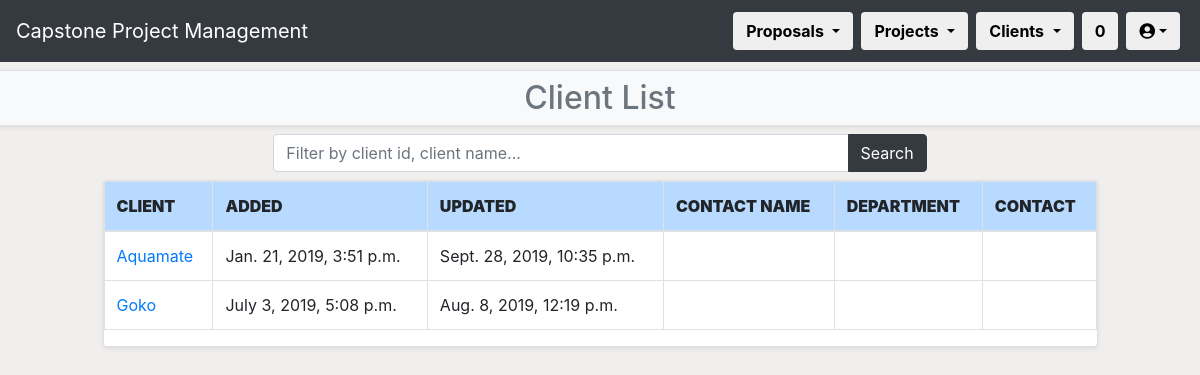
The page /CPPMS/client/client_list/ (signed in) on the database as committed earlier.
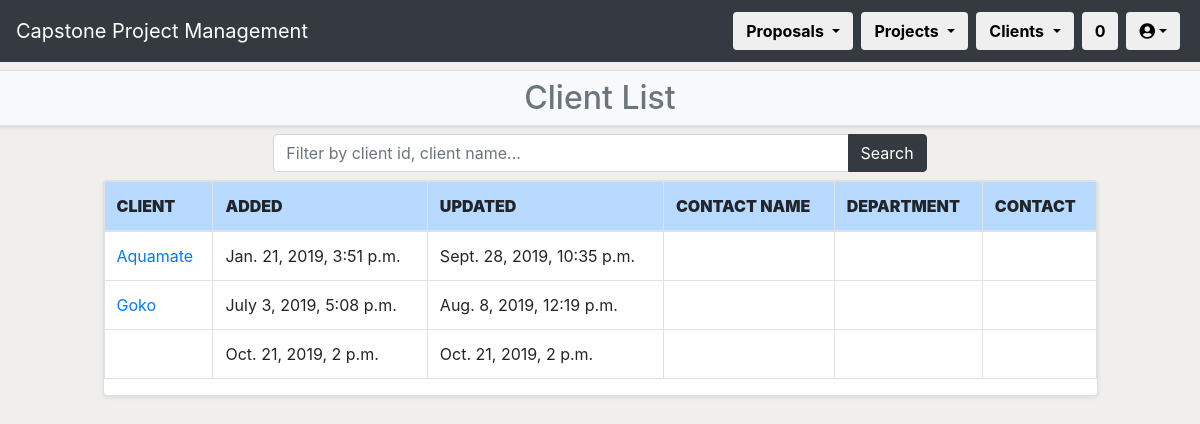
The same page on the database as committed later.
### CPPMS/models.py (models this page shows, shortened)
class Client(models.Model):
    name = models.CharField(max_length=128, default="", unique=True)
    created_at = models.DateTimeField(auto_now_add=True)
    updated_at = models.DateTimeField(auto_now=True)
    address = models.CharField(max_length=255, default="")
    website = models.CharField(max_length=255, default="")
    desc = models.TextField(default="")
    pass

### CPPMS/views.py (the view)
@login_required(login_url="/CPPMS/login/")
def client_list(request):
    username = request.user.first_name + " " + request.user.last_name
    count()
    if request.method == "POST":
        filter_value = request.POST.get("client_list")
    else:
        filter_value = ""
    client_list = Client.objects.all()
    if filter_value:
        client_filter = client_list.filter(
            Q(pk__icontains=filter_value) | Q(name__icontains=filter_value)
        )
    else:
        client_filter = client_list.all()
    return render(
        request,
        "client_list.html",
        {
            "count": count,
            "client_filter": client_filter,
            "filter_value": filter_value,
            "username": username
        }
    )

### CPPMS/views.py (called while the page is built)
def count():
    count = []
    count_web = Incoming_Proposal.proposals.all().count()
    count_word = Upload_Proposal.objects.all().count()
    count_all = count_web + count_word
    count = [count_web, count_word, count_all]
    return count

### CPPMS/templates/client_list.html (shortened to what this page needs)
{% extends "client.html" %}
{% block sub-page_content %}
{% if not messages %}
<h2>Client List</h2>
{% else %}
<h2>Client List</h2>
{% for message in messages %}<li>{{ message }}</li>{% endfor %}
{% endif %}
{% endblock %}
{% block page_detail_content %}
<div class="row mb-2">
    <div class="col-md-1"></div>
    <div class="col">
        <div class="row mb-2">
            <div class="col-sm-2"></div>
            <div class="col">
                <form method="POST" class="form bg-white rounded">
                    <div class="input-group">
                        <input id="txtSearch" type="text" class="form-control" placeholder="Filter by client id, client name..." name="client_list" value="{{ filter_value }}" />
                        <div class="input-group-append">
                            <button class="btn btn-dark" type="submit">Search</button>
                        </div>
                    </div>
                </form>
            </div>
            <div class="col-sm-2"></div>
        </div>
        <div class="row mb-2">
            <div class="col">
                <div id="example" class="table-responsive card shadow-sm">
                    <table class="table table-bordered table-hover">
                        <thead>
                            <tr class="table-primary">
                                <th scope="col"><strong>CLIENT</strong></th>
                                <th scope="col"><strong>ADDED</strong></th>
                                <th scope="col"><strong>UPDATED</strong></th>
                                <th scope="col"><strong>CONTACT NAME</strong></th>
                                <th scope="col"><strong>DEPARTMENT</strong></th>
                                <th scope="col"><strong>CONTACT</strong></th>
                            </tr>
                        </thead>
                        <tbody>
                            {% for client in client_filter %}
                            <tr scope="row">
                                <td><a href="client_detail/{{client.pk}}">{{ client.name }}</a></td>
                                <td>{{ client.created_at }}</td>
                                <td>{{ client.updated_at }}</td>
                                <td>{{ client.contact }}</td>
                                <td>{{ client.contact.department }}</td>
                                <td>{{ client.contact.contact }}</td>
                            </tr>
                            {% endfor %}
                        </tbody>
                    </table>
                </div>
            </div>
        </div>
    </div>
    <div class="col-md-1"></div>
</div>
{% endblock %}

Rows that differ between the two databases and show on the page:
added Client: created_at "Oct. 21, 2019, 2 p.m.", updated_at "Oct. 21, 2019, 2 p.m."
